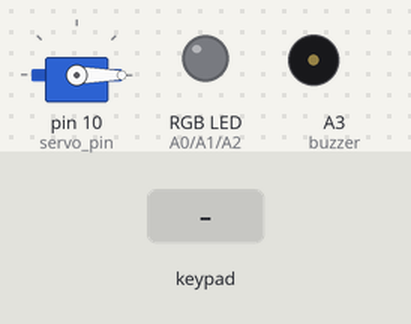
Simulated run of this sketch. Board: Arduino Uno, built with avr-gcc and run on an emulated ATmega328P. On the bench: servo, an RGB LED mixed from three pins (HIGH = lit), buzzer (waves = sounding). The test bench sets the inputs (shaded band). Dim RGB values are drawn brighter than linear; what the sketch prints to the serial monitor is not drawn.

Above: at 1.2 s.
1.3 s: key 'A' pressed
At 2.1 s:
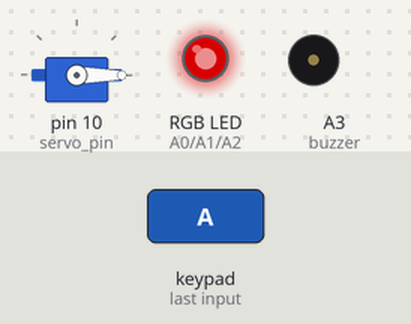
4.3 s: key 'B' pressed
At 4.9 s:
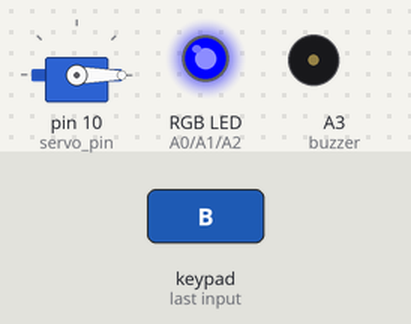
5.8 s: key 'C' pressed
At 8.6 s:
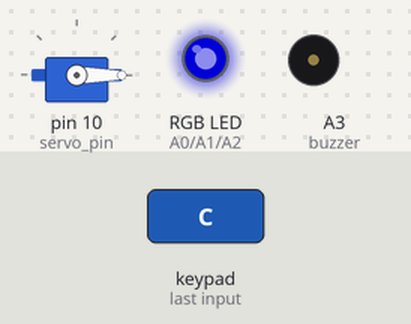
10.3 s: key 'B' pressed
At 12.0 s:
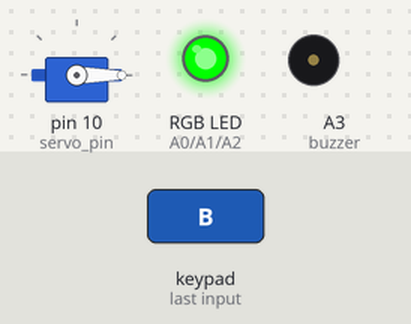
12.3 s: key 'E' pressed
At 12.46 s:
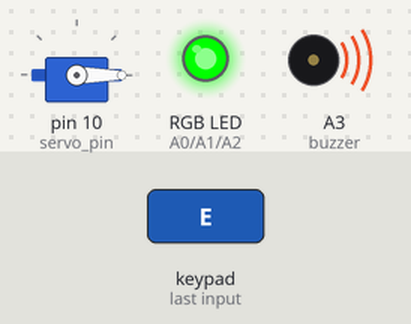
15.3 s: key 'F' pressed
At 15.3 s:
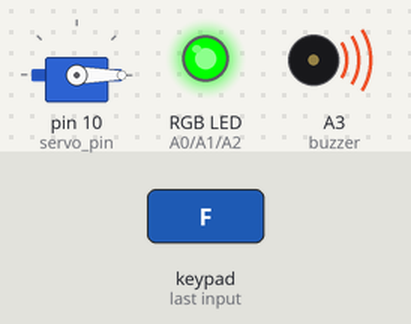
Timing chart, 0 to 17.8 s (numbered marks = the images above; inputs shaded):
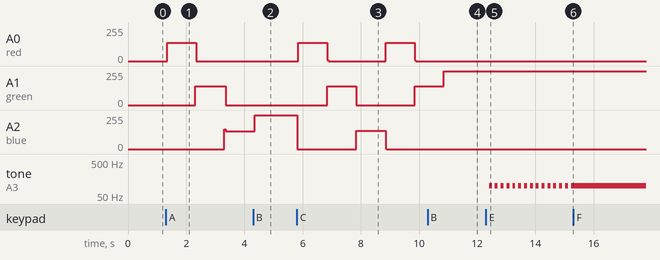

Measured:
- after the input at 1.3 s, A0 (red): 0/255 → 136/255 after 0.05 s, → 0/255 1.0 s later; A1 (green): 0/255 → 141/255 after 1.0 s, → 0/255 1.0 s later; A2 (blue): 0/255 → 135/255 after 2.0 s
- after the input at 4.3 s, A0 (red): stays 0/255 (without the input it goes to 140/255 after 0.01 s); A1 (green): stays 0/255 (without the input it goes to 144/255 after 1.0 s); A2 (blue): 135/255 → 255/255 after 0.05 s
- after the input at 5.8 s, A0 (red): alternates 136/255 for 1.0 s and 0/255 for 2.0 s, starting after 0.05 s; A1 (green): 0/255 → 140/255 after 1.1 s, → 0/255 1.0 s later, → 140/255 2.0 s later; A2 (blue): 255/255 → 0/255 at once, → 136/255 2.0 s later, → 0/255 1.0 s later
- after the input at 10.3 s, A0 (red): stays 0/255 (without the input it goes to 136/255 after 1.6 s); A1 (green): 140/255 → 255/255 after 0.55 s; A2 (blue): stays 0/255 (without the input it goes to 133/255 after 0.55 s)
- after the input at 12.3 s, tone on A3 (buzzer): alternates 100 Hz for 0.10 s and silent for 0.10 s, starting after 0.11 s
- after the input at 15.3 s, tone on A3 (buzzer): stops changing and stays 100 Hz

The sketch:

Experiment_4.ino
```cpp
#include<Keypad.h>
#include<Servo.h>

const int rows = 4, cols = 4;

char keys[rows][cols] =
{
  {'A','B','C','D'},
  {'E','F','G','H'},
  {'I','J','K','L'},
  {'M','N','O','P'}
};

byte rowpins[rows] = {5,4,3,2}, colpins[cols] = {6,7,8,9};

Keypad k_obj = Keypad(makeKeymap(keys), rowpins, colpins, rows, cols);


//step motor pins
//#define IN1 10
//#define IN2 11
//#define IN3 12
//#define IN4 13

//rotation is 512 for 90-degree rotation
//int rotation = 500, dt = 50, motor_speed = 50;
//Stepper motor(rotation, IN1, IN3, IN2, IN4);

#define red A0
#define green A1
#define blue A2

#define buzzer A3
#define servo_pin 10
Servo s;

void rgb(int r, int g, int b);
void off_all();

void setup() {
  // put your setup code here, to run once:
  Serial.begin(9600);
  pinMode(red, OUTPUT);
  pinMode(green, OUTPUT);
  pinMode(blue, OUTPUT);
//  pinMode(buzzer, OUTPUT);

  s.attach(servo_pin);
  s.write(0);
//  motor.setSpeed(motor_speed);
}

void loop() {
  // put your main code here, to run repeatedly:
  char key = k_obj.getKey();
  long long previous, current;
  int x = 0;


  Serial.println(key);
  switch(key)
  {
    case 'C':
    case 'A':
      previous=millis();
      while(true)
      {
        key=k_obj.getKey();
        if(key=='B')
          break;
        while((current-previous!=1000)&&(x==0))
        {
          current=millis();
          off_all();
          rgb(255,0,0);
//          if(k_obj.getKey()=='B')
//            break;
        }
        key=k_obj.getKey();
        previous=current;
        x++;
        if(key=='B')
          break;

        key=k_obj.getKey();
        if(key=='B')
          break;
        while((current-previous!=1000)&&(x==1))
        {
          current=millis();
          off_all();
          rgb(0,255,0);
//          if(k_obj.getKey()=='B')
//            break;
        }
        key=k_obj.getKey();
        previous=current;
        x++;
        if(key=='B')
          break;

        key=k_obj.getKey();
        if(key=='B')
          break;
        while((current-previous!=1000)&&(x==2))
        {
          current=millis();
          off_all();
          rgb(0,0,255);
//          if(k_obj.getKey()=='B')
//            break;
        }
        key=k_obj.getKey();
        previous=current;
        x=0;
        if(key=='B')
          break;
      }
      break;
    case 'B':
      break;
    case 'D':
      off_all();
      break;
    case 'G':
    case 'E':
      while(true)
      {
         delay(100);
         if(k_obj.getKey()=='F')
           break;
         tone(buzzer,100);
         delay(100);
         if(k_obj.getKey()=='F')
           break;
         noTone(buzzer);
         if(k_obj.getKey()=='F')
           break;
         Serial.println(k_obj.getKey());
      }
      break;
    case 'F':
      break;
    case 'H':
      noTone(buzzer);
      break;
    case 'K':
    case 'I':
      int servo_pos=0;
      while(true)
      {
        servo_pos+=30;
        if(k_obj.getKey()=='J')
          break;
        s.write(servo_pos);
        delay(150);
        if(k_obj.getKey()=='J')
          break;
        if(servo_pos>=180)
          servo_pos=0;
        if(k_obj.getKey()=='J')
          break;
      }
      break;
    case 'J':
      break;
    case 'L':
      s.write(0);
      break;
    case 'M':
      break;
    case 'N':
      break;
    case 'O':
      break;
    case 'P':
      break;
  }
}

void rgb(int r = 0, int g = 0, int b = 0)
{
  analogWrite(red, r);
  analogWrite(green, g);
  analogWrite(blue, b);
}

void off_all()
{
  analogWrite(red, 0);
  analogWrite(green, 0);
  analogWrite(blue, 0);
}
```
